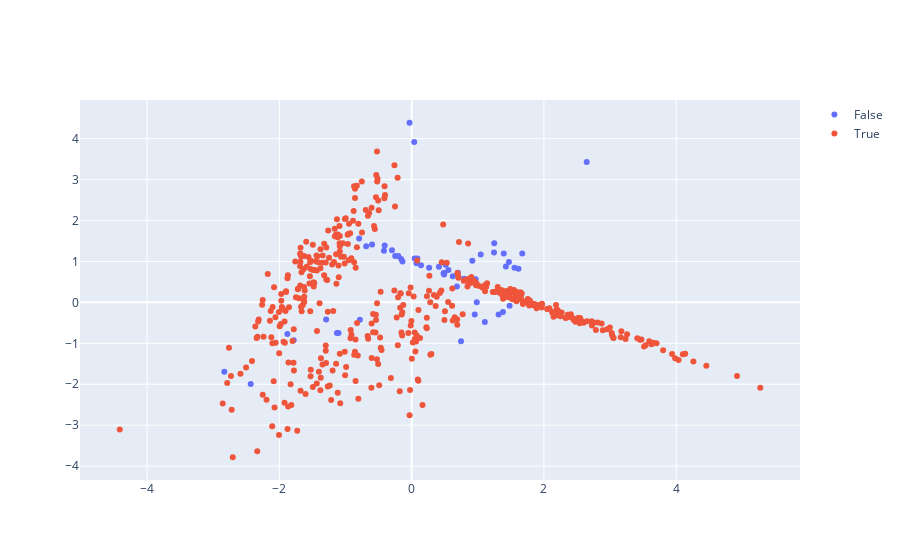

Write notebook code for a chart like this one.
### Code cell
chart_data = pd.DataFrame(pca.transform(stimuli['x']), columns=['1', '2'])
chart_data['y'] = preds == stimuli['y']
trace = []
for y in chart_data['y'].unique():
    dfi = chart_data[chart_data['y'] == y]
    trace.append(go.Scatter(x=dfi['1'], y=dfi['2'], mode='markers', name=str(y)))
fig = go.Figure(data=trace)
fig.show()

### Figure 1 — Plotly figure (JSON) as saved in the notebook; plotly's stock layout.template omitted (floating-point values rounded to 4 significant figures; data arrays with more than 128 entries replaced by an {"elided": "..."} marker saying what was removed)
{"data": [{"mode": "markers", "name": "False", "x": [-0.7947, 1.614, -0.6876, 0.9323, 0.5543, 0.04523, -1.294, 1.391, 0.2634, -0.4084, 0.07271, 1.554, 0.4891, 1.314, -1.785, 0.7902, 0.9672, -2.833, 2.645, 1.043, 1.248, 1.672, 0.1409, -0.2498, 1.47, -0.1598, -0.2021, 1.279, -1.88, -0.4194, 1.424, 0.03796, 0.08498, 1.106, 0.9834, 0.4942, -1.131, 0.4117, -0.03248, 0.7454, 0.4814, -1.107, -0.2983, 0.9167, -0.5992, 1.245, -0.1395, 0.6829, 0.6211, 1.38, -2.434, 1.48, 0.6986, 0.5128, 0.9529, -0.7836], "y": [1.558, 0.819, 1.37, 0.5146, 0.7891, 1.072, -0.419, 1.196, 0.847, 1.387, 0.9539, 0.847, 0.6795, -0.2935, -0.9245, 0.579, 0.5675, -1.697, 3.433, 1.167, 1.444, 1.195, 0.9071, 1.131, 0.9877, 1.06, 1.136, 0.2604, -0.7727, 1.262, 0.8771, 3.921, 1.072, -0.4784, 0.002551, 0.7172, -0.7479, 0.869, 4.389, -0.9476, 0.714, -0.7475, 1.271, 1.017, 1.414, 1.221, 0.9985, 0.3857, 0.6393, -0.2344, -1.993, -0.0842, 0.7263, 0.9167, -0.2987, -0.4217], "type": "scatter"}, {"mode": "markers", "name": "True", "x": {"elided": "444 float values"}, "y": {"elided": "444 float values"}, "type": "scatter"}], "layout": {}}
